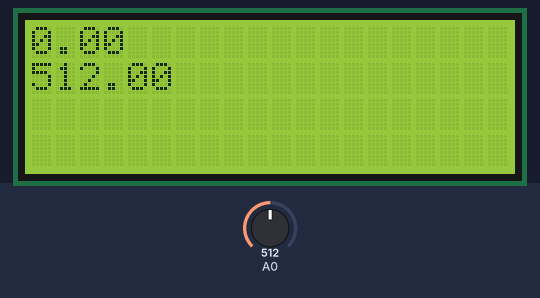
Simulated run of this sketch. Board: Arduino Uno, built with avr-gcc and run on an emulated ATmega328P. On the bench: 20×4 character LCD. The inputs (shaded band) are chosen by the test bench; at power-on: A0 = 512. What the sketch prints to the serial monitor is not drawn.

Above: at 1.2 s.
1.3 s: A0 set to 11
At 2.5 s:
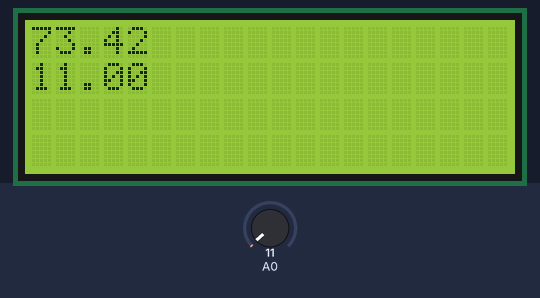
2.8 s: A0 set to 8
At 4.1 s:
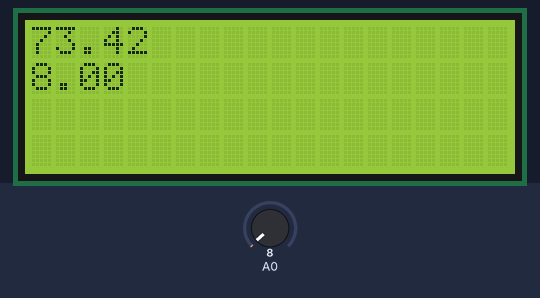
4.4 s: A0 set to 89
At 5.1 s:
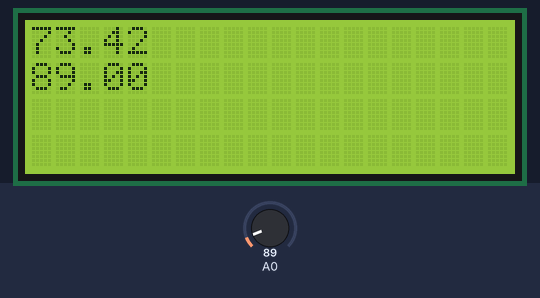
5.9 s: A0 set to 106
At 6.5 s:
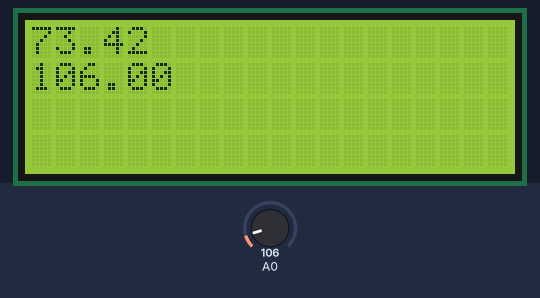
7.4 s: A0 set to 1023
At 8.4 s:
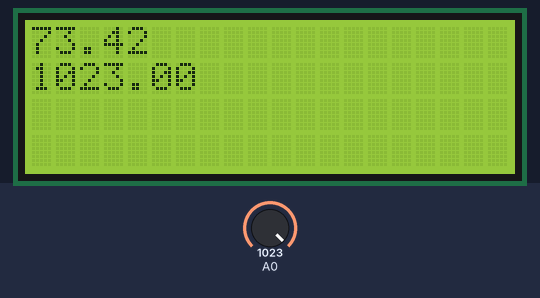
Timing chart, 0 to 10.4 s (numbered marks = the images above; inputs shaded):
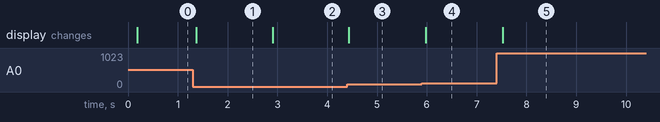

Measured:
- after the input at 1.3 s, the display: changes after 0.07 s (image 1)
- after the input at 2.8 s, the display: changes after 0.11 s (image 2)
- after the input at 4.4 s, the display: changes at once (image 3)
- after the input at 5.9 s, the display: changes after 0.07 s (image 4)
- after the input at 7.4 s, the display: changes after 0.13 s (image 5)

The sketch:

tegangggg.ino
```cpp
#include <Wire.h>
#include <LiquidCrystal_I2C.h>
LiquidCrystal_I2C lcd(0x20,20,4);  // set the LCD address to 0x27 for a 16 chars and 2 line display

double sensorValue=0;
double sensorValue1=0;
int crosscount=0;
int climbhill=0;
double VmaxD=0;
double VeffD;
double Veff;

void setup() {
Serial.begin(115200);
lcd.init();
lcd.backlight();
}

void loop() {
sensorValue1=sensorValue;
delay(100);
sensorValue = analogRead(A0);

if (sensorValue>sensorValue1 && sensorValue>511){
  climbhill=1;
  VmaxD=sensorValue;
  }
if (sensorValue<sensorValue1 && climbhill==1){
  climbhill=0;
  VmaxD=sensorValue1;
  VeffD=VmaxD/sqrt(2);
  Veff=(((VeffD-420.76)/-90.24)*-210.2)+210.2;

  Serial.println(Veff);

  VmaxD=0;
}
 lcd.clear() ;
lcd.setCursor(0,0);
  lcd.println(Veff);
  lcd.setCursor(0,1);
  lcd.println(sensorValue);
}
```
